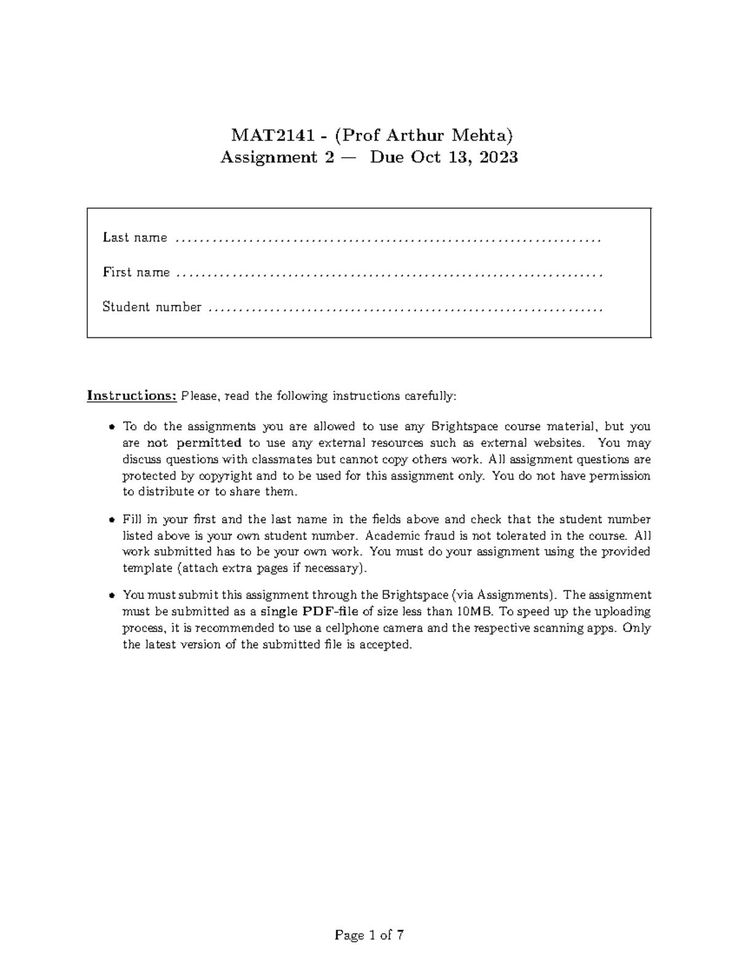
#> input picture Day16/input_images/d2.png, 738 x 956 px, shrunk from 1200 x 1553 before the run
$ python -i 'Document Boundary Detection.py'   (imports and definitions only)
#> lines starting #> are read from the running program, lines starting #| are printed output that depends on the picture; after the words box and inside, x2 and y2 are one past the last pixel; in counts of white or black regions, pixels touching at a corner belong together
#> further down, picture is the input picture: shape (956, 738, 3); min 0, max 255, mean 248.1
import cv2
import numpy as np
import gradio as gr

# Document Detection Function
SAMPLE_IMAGES = [       # sample image creation
    "Day16/input_images/document.png",
    "Day16/input_images/d2.png",
    "Day16/input_images/object.png",
    "Day16/input_images/d4.png",
    "Day16/input_images/person.png",
    "Day16/input_images/d5.png",
    "Day16/input_images/vehicle.png"
    ]
def detect_document(image):

    try:

        # Check if image is uploaded
        if image is None:
            raise ValueError("Please upload a document image.")

        # RGB -> BGR
        image = cv2.cvtColor(image, cv2.COLOR_RGB2BGR)

        # Create copy
        output = image.copy()

        # Convert to grayscale
        gray = cv2.cvtColor(image, cv2.COLOR_BGR2GRAY)

        # Gaussian Blur
        blur = cv2.GaussianBlur(gray, (5,5), 0)

        # Canny Edge Detection
        edges = cv2.Canny(blur, 50, 150)
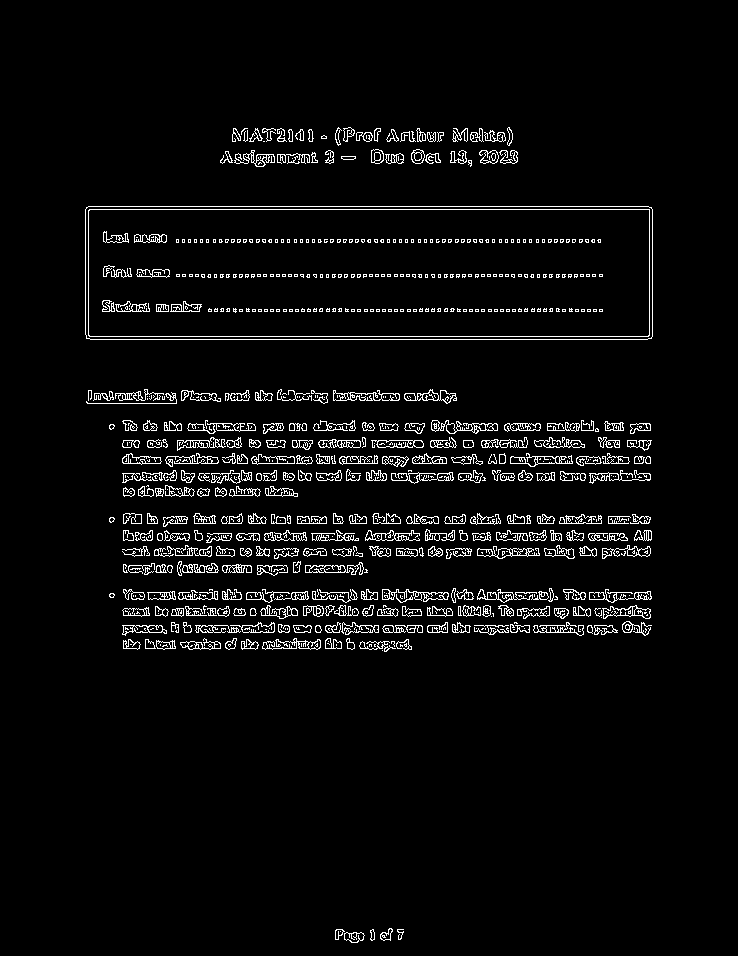
#> edges: shape (956, 738); 4.3% white in thin lines or dots, all inside (x1, y1, x2, y2) = (85, 127, 653, 943)

        # Morphological Closing
        kernel = np.ones((5,5), np.uint8)

        edges = cv2.morphologyEx(
            edges,
            cv2.MORPH_CLOSE,
            kernel
        )
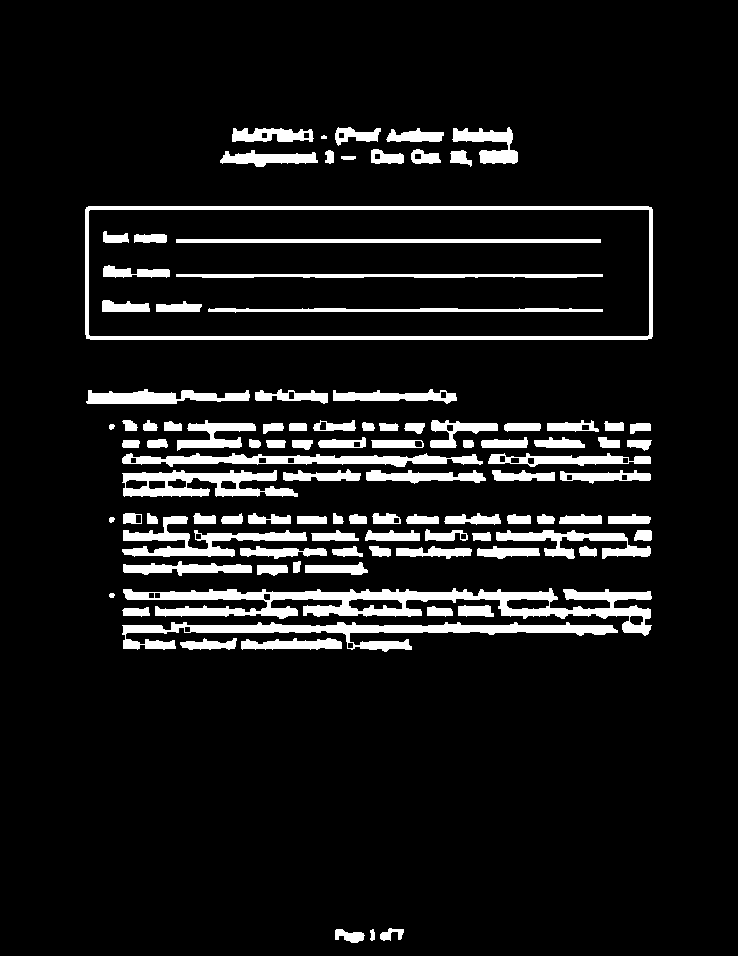
#> edges: shape (956, 738); 9.3% white; 102 white regions

        # Find Contours
        contours, _ = cv2.findContours(
            edges,
            cv2.RETR_EXTERNAL,
            cv2.CHAIN_APPROX_SIMPLE
        )
#> contours = 94 contours, 4 with area under 20; largest, box (x1, y1, x2, y2) and area: (85, 206, 653, 340) 75388, (123, 588, 652, 636) 8200, (122, 622, 618, 652) 4272, (122, 470, 298, 497) 2908, (122, 453, 483, 467) 2396

        if len(contours) == 0:
            image = cv2.cvtColor(image, cv2.COLOR_BGR2RGB)
            return image, "❌ No Document Boundary Found."

        # Largest Contour
        largest = max(contours, key=cv2.contourArea)
#> largest = contour of 20 points, box (x1, y1, x2, y2) (85, 206, 653, 340), area 75388

        # Approximate Contour
        epsilon = 0.02 * cv2.arcLength(largest, True)
#> epsilon = 27.91

        approx = cv2.approxPolyDP(
            largest,
            epsilon,
            True
        )
#> approx = [[85, 209], [90, 339], [652, 336], [648, 206]]

        # Draw Boundary
        cv2.drawContours(
            output,
            [approx],
            -1,
            (0,255,0),
            3
        )
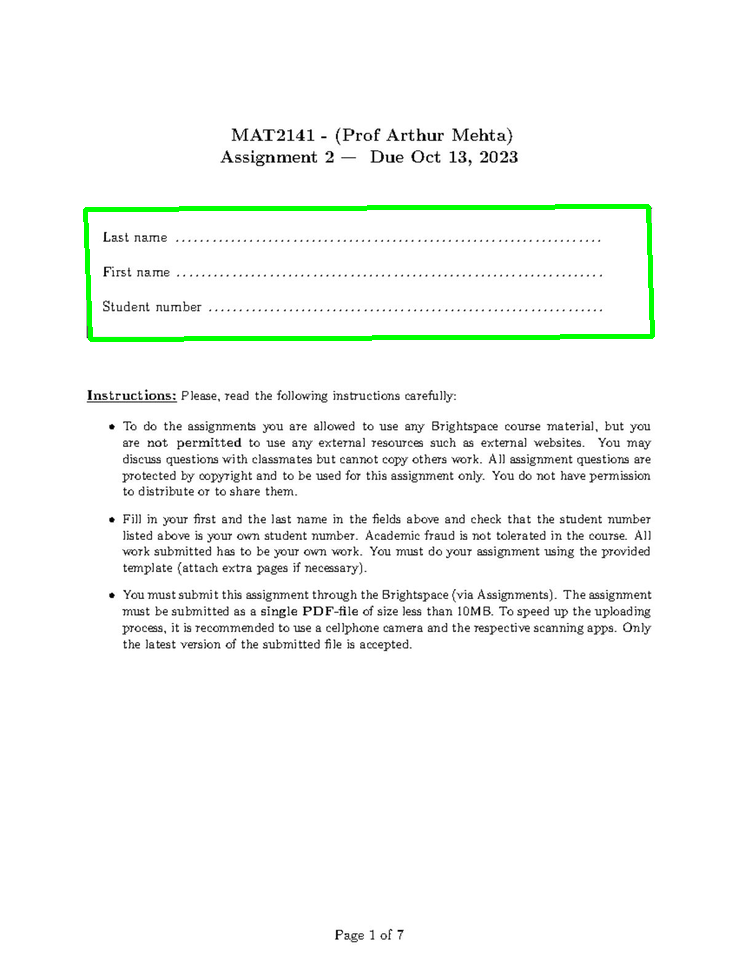
#> output: shape (956, 738, 3); 0.98% of pixels changed, all inside (x1, y1, x2, y2) = (83, 204, 655, 342)

        # Convert back to RGB
        output = cv2.cvtColor(
            output,
            cv2.COLOR_BGR2RGB
        )

        return output, "✅ Document Boundary Detected Successfully."


    except ValueError as e:
        raise gr.Error(str(e))

    except cv2.error:
        return None, "❌ OpenCV failed to process the image."

    except FileNotFoundError:
        return None, "❌ Sample image not found."

    except Exception as e:
        return None, f"❌ Error: {e}"


# GRADIO UI
# [36 lines not run here, left out]

>>> import cv2
>>> picture = cv2.cvtColor(cv2.imread('input_images/d2.png'), cv2.COLOR_BGR2RGB)
>>> result = detect_document(picture)

$ run again, on Day16/input_images/d4.png
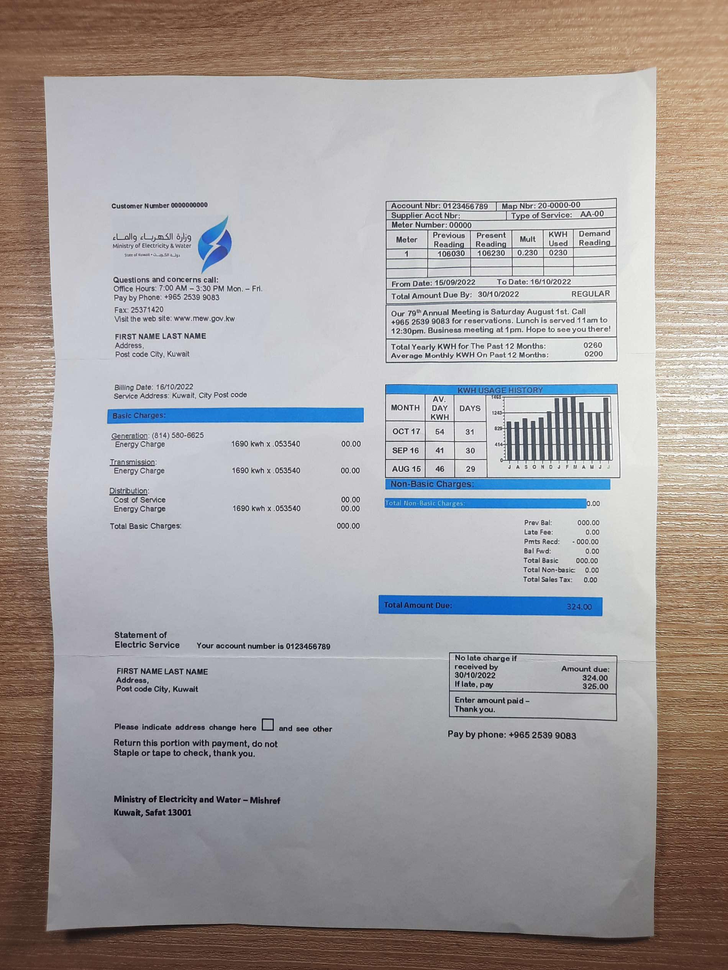
#> input picture Day16/input_images/d4.png, 728 x 970 px, shrunk from 1900 x 2533 before the run
#> in detect_document, image is the input picture: shape (970, 728, 3); mean B, G, R 160.4, 160.4, 165.5
#> in detect_document, `edges = cv2.morphologyEx( edges, cv2.MORPH_CLOSE, kernel )`:
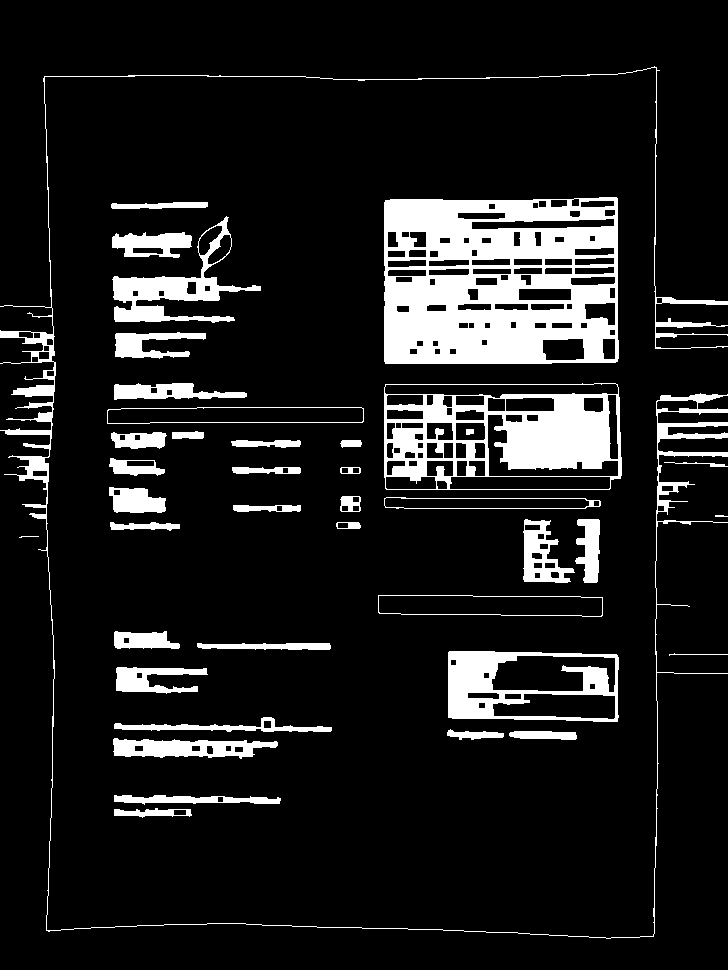
#> edges: shape (970, 728); 11.6% white; 40 white regions
#> contours = 39 contours, 3 with area under 20; largest, box (x1, y1, x2, y2) and area: (384, 197, 619, 364) 38106, (384, 383, 622, 490) 24638, (448, 651, 619, 722) 11280, (0, 66, 728, 939) 5179, (112, 216, 261, 323) 4510
#> largest = contour of 43 points, box (x1, y1, x2, y2) (384, 197, 619, 364), area 38106
#> epsilon = 15.97
#> approx = [[617, 198], [385, 200], [385, 363], [617, 361]]
#> in detect_document, `cv2.drawContours( output, [approx], -1, (0,255,0), 3 )`:
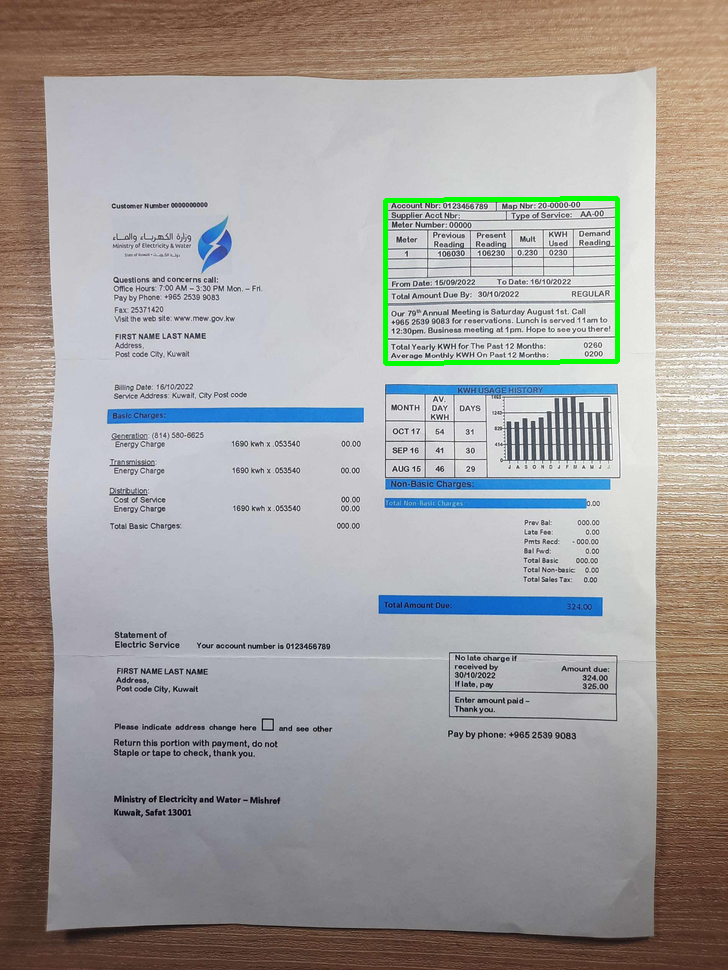
#> output: shape (970, 728, 3); 0.56% of pixels changed, all inside (x1, y1, x2, y2) = (383, 196, 620, 366)
